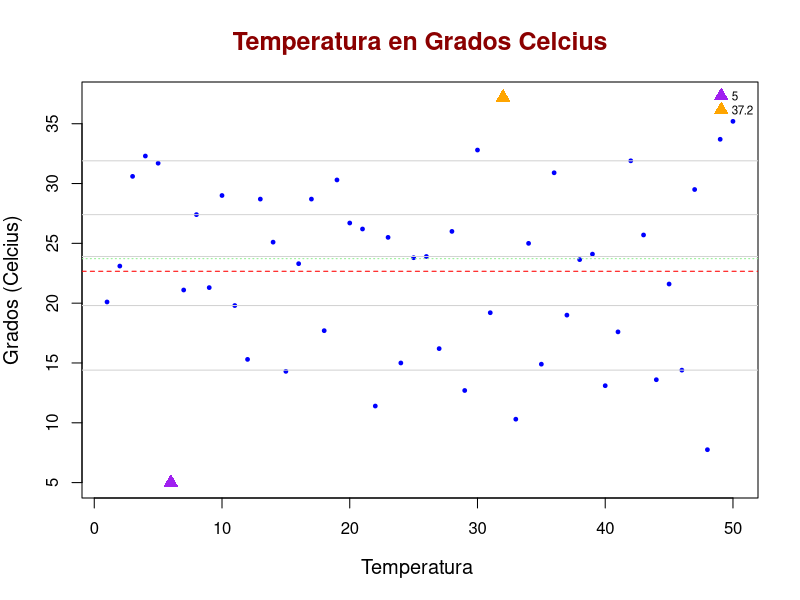
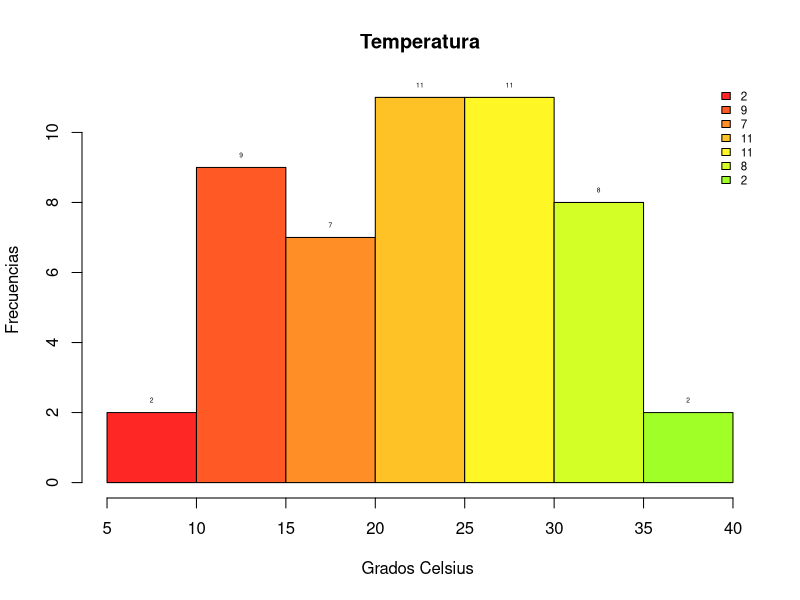
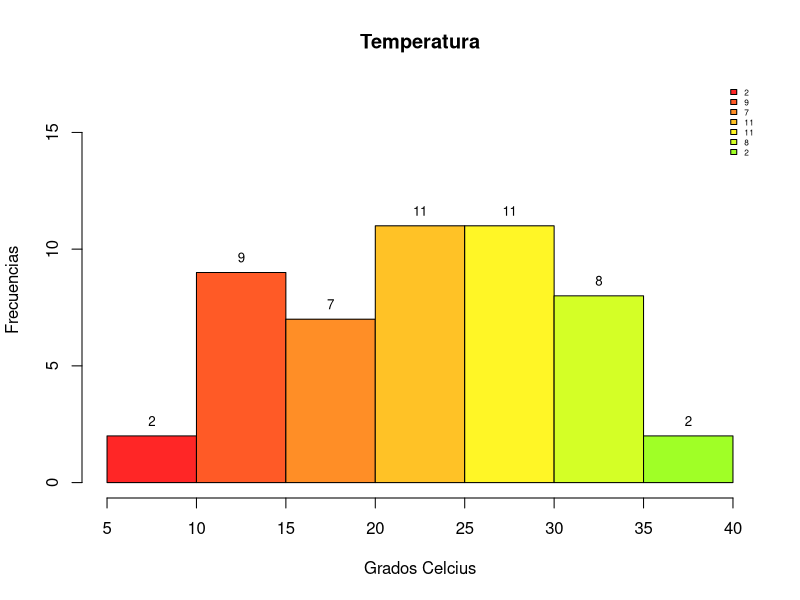
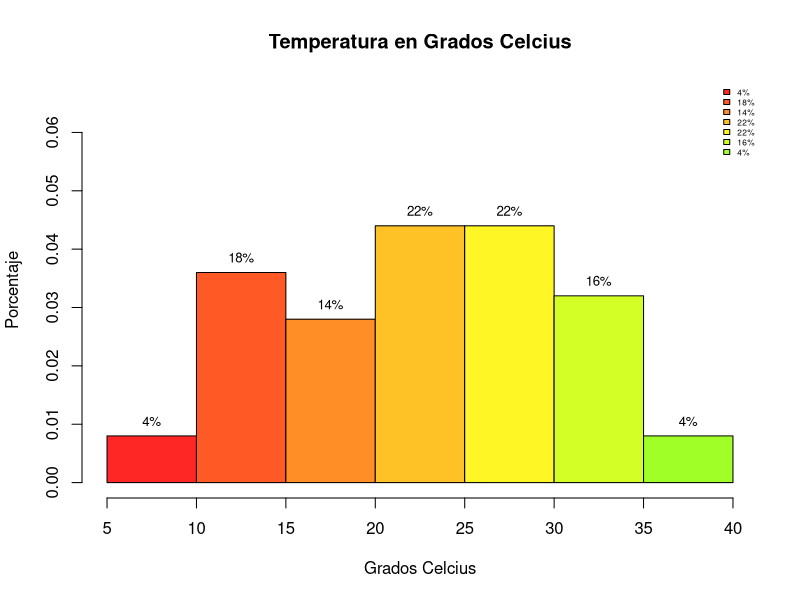
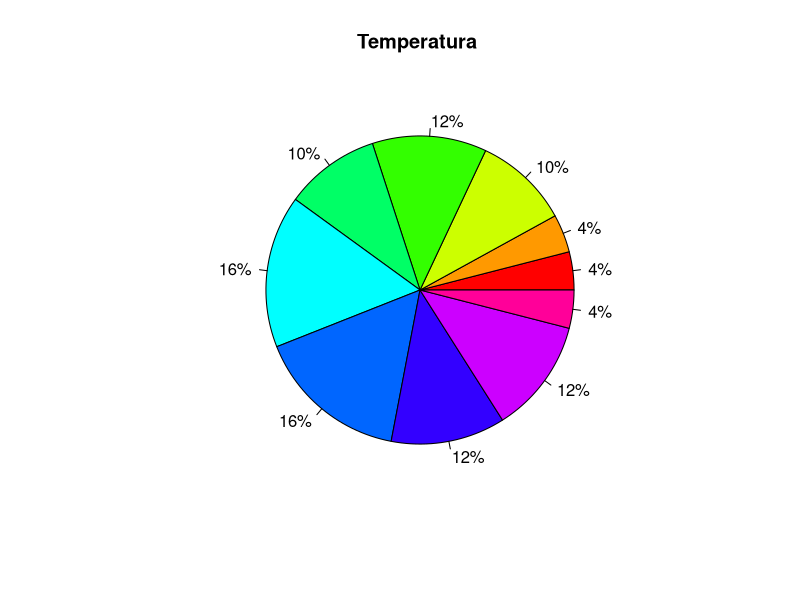
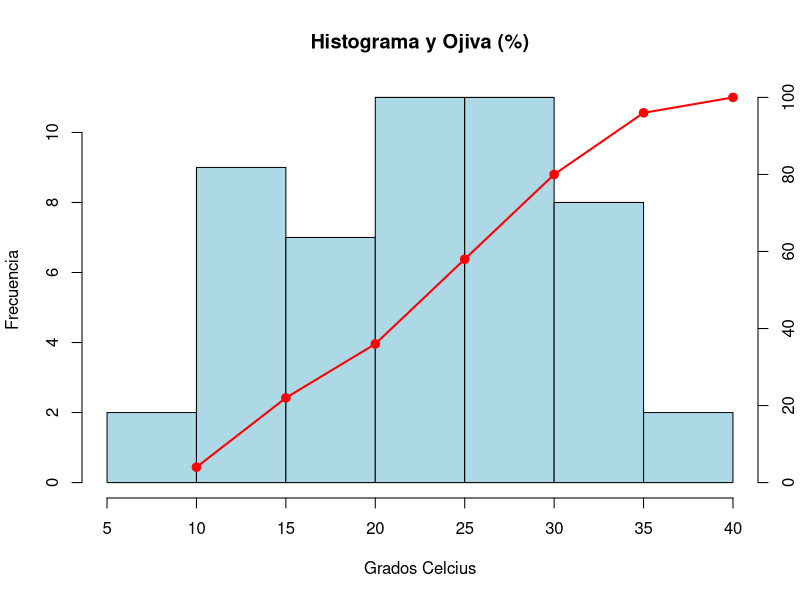

Write R code to recreate these figures, in order.
## ---- chunk 1
knitr::opts_chunk$set(echo = TRUE)
## ---- chunk 2
rm(list = ls())

## ---- chunk 3
Temperatura_celsius <- c( 20.1, 23.1, 30.6, 32.3, 31.7, 5, 21.1, 27.4, 21.3, 29,
 19.8, 15.3, 28.7, 25.1, 14.3, 23.3, 28.7, 17.7, 30.3, 26.7, 26.2, 11.4, 25.5, 15, 23.8,
 23.9, 16.2, 26, 12.7, 32.8, 19.2, 37.2, 10.3, 25, 14.9, 30.9, 19, 23.64, 24.1, 13.1,
 17.6, 31.9, 25.7, 13.6, 21.6, 14.4, 29.5, 7.75, 33.7, 35.2)
## ---- chunk 4
summary(Temperatura_celsius)
## ---- chunk 5
Temp_ord <- sort(Temperatura_celsius); (Temp_ord)
cte <- 9
## ---- chunk 6
indices <- 1:10; (indices)
t <- cte*indices; (t)
## ---- chunk 7
mis_deciles <- Temp_ord[t]; (mis_deciles)
cuantiles <- quantile(Temperatura_celsius); (cuantiles)
Q1 <- cuantiles[2]; (Q1)
Q2 <- cuantiles[3]; (Q2)
Q3 <- cuantiles[4]; (Q3)
## ---- chunk 8
x_media <- mean(Temperatura_celsius);(x_media)
mi_min <- min(Temperatura_celsius); (mi_min)
mi_max <- max(Temperatura_celsius); (mi_max)
varianza <- var(Temperatura_celsius); (varianza) 
DesvEst <- sd(Temperatura_celsius); (DesvEst)
## ---- chunk 9
plot(
  Temperatura_celsius,
  main = "Temperatura en Grados Celcius",
  xlab = "Temperatura ",
  ylab = "Grados (Celcius)",
  col = "blue",       
  pch = 19,           
  cex = 0.5,          
  cex.main = 1.5,     
  cex.lab = 1.2,      
  col.main = "darkred")
legend(
  "topright",                 
  legend = c(mi_min,mi_max),    
  pch = 17,
  col=c("purple","orange"),
  pt.cex = 1.5,                
  cex = 0.7,
  bty = "n"                    
)
abline(h = x_media, col = "red", lwd = 1, lty = 2)     
abline(h = Q2, col = "lightgreen", lwd = 1, lty = 3) 
abline(h = mis_deciles, col = "lightgray", lty = 1.5)
points(which.min(Temperatura_celsius), min(Temperatura_celsius), col = "purple", pch = 17, cex = 1.5)
points(which.max(Temperatura_celsius), max(Temperatura_celsius), col = "orange", pch = 17, cex = 1.5)
## ---- chunk 10
nbreaks=10;
miscolores <- rainbow(25,0.85);
h <- hist(Temperatura_celsius, breaks = nbreaks, col= miscolores, 
          main = 'Temperatura',
          xlab="Grados Celsius ",
          ylab="Frecuencias")
text(h$mids, h$counts, labels = h$counts, pos = 3, cex = 0.4, 
     col = "black")
nl <- length(h$counts); 
legend(
  "topright",                  # ubicación
  legend = h$counts,    # etiquetas
  fill = miscolores,
  col = miscolores,    # colores (uno por cada símbolo)
  pt.cex = 1.5,                # tamaño de los símbolos
  cex = 0.7,
  bty = "n"                    # sin borde en la caja
)
## ---- chunk 11
nbreaks=10;
h2 <- hist(Temperatura_celsius, breaks = nbreaks, col= miscolores, 
           main = 'Temperatura',
           xlab="Grados Celcius",
           ylab="Frecuencias",
           ylim=c(0,max(h$counts)*1.5))
text(h$mids, h$counts, labels = h$counts, pos = 3, cex = 0.8, 
     col = "black")
nl <- length(h$counts); 
legend(
  "topright",                
  legend = h$counts,    
  fill = miscolores,
  col = miscolores,    
  pt.cex = 1.5,               
  cex = 0.5,
  bty = "n"                    
)
## ---- chunk 12
h3 <- hist(Temperatura_celsius, 
           breaks = nbreaks, 
           col= miscolores, 
           main = 'Temperatura en Grados Celcius',
           xlab="Grados Celcius",
           ylab="Porcentaje",
           ylim=c(0,max(h$density)*1.5),
           probability=TRUE)
porcentajes <- h3$counts/sum(h3$counts)*100

text(h3$mids, 
     h3$density, 
     labels = paste0(round(porcentajes,1),"%"),
     pos = 3, 
     cex = 0.8, 
     col = "black")

nl <- length(h3$counts); (nl)
legend(
  "topright",                
  legend = paste0(round(porcentajes,1),"%"),
  fill = miscolores,
  cex = 0.5,
  bty = "n"                   
)
## ---- chunk 13
nbreaks <- 10
intervalos <- cut(Temperatura_celsius, breaks = nbreaks); (intervalos)
tabla <- table(intervalos); (tabla)
porcentajes <- round(prop.table(tabla) * 100, 1); (porcentajes)
pie(tabla,
    main = "Temperatura ",
    col = rainbow(length(tabla)),
    labels = paste0(porcentajes, "%"))
## ---- chunk 14
##---- Grafica combinada ----
nbreaks <- 10
h <- hist(Temperatura_celsius, breaks = nbreaks, plot = FALSE)
hist(Temperatura_celsius,
     breaks = nbreaks,
     col = "lightblue",
     main = "Histograma y Ojiva (%)",
     xlab = "Grados Celcius",
     ylab = "Frecuencia")
freq_acum_pct <- cumsum(h$counts) / sum(h$counts) * 100
x_vals <- h$breaks[-1]
par(new = TRUE)
plot(x_vals, freq_acum_pct,
     type = "o", pch = 19, lwd = 2, col = "red",
     axes = FALSE, xlab = "", ylab = "",
     xlim = range(h$breaks), ylim = c(0, 100))
axis(4)                           
